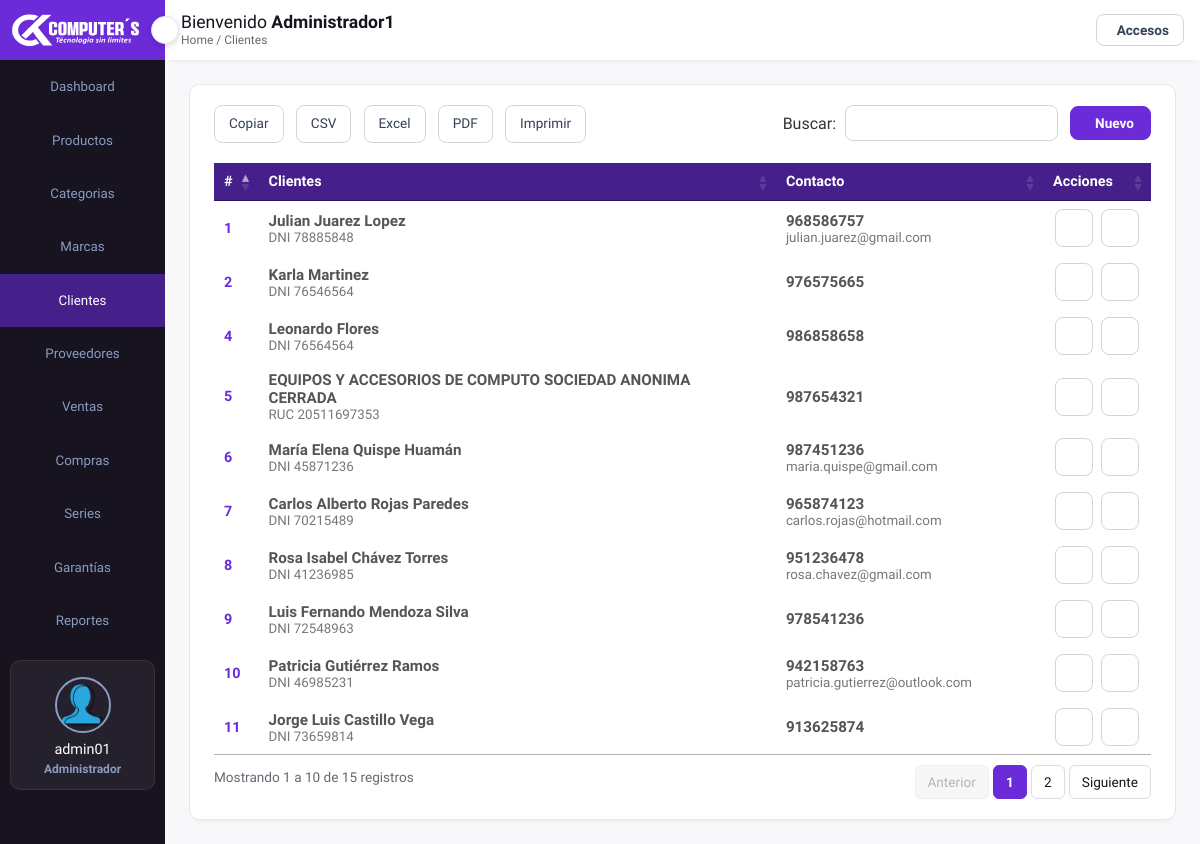
Page /frontend/clientes/mostrar.php (signed in) on the committed database.
### tables this page shows
CREATE TABLE `clientes` (
  `idcli` int(11) NOT NULL AUTO_INCREMENT,
  `tipd` varchar(25) NOT NULL,
  `nudoc` varchar(11) NOT NULL,
  `nocl` varchar(150) NOT NULL,
  `apcl` varchar(60) NOT NULL,
  `telfcl` char(9) NOT NULL DEFAULT '',
  `emailcl` varchar(100) DEFAULT NULL,
  `acepta_promos` tinyint(1) NOT NULL DEFAULT 0,
  `acepta_promos_on` datetime DEFAULT NULL COMMENT 'cuando autorizo recibir promociones',
  `state` tinyint(1) NOT NULL DEFAULT 1,
  `fere` timestamp NOT NULL DEFAULT current_timestamp() ON UPDATE current_timestamp(),
  PRIMARY KEY (`idcli`),
  UNIQUE KEY `uq_clientes_nudoc` (`nudoc`)
);

### backend/config/helpers.php (called while the page is built, shortened)
<?php
function e($valor)
{
    return htmlspecialchars((string)$valor, ENT_QUOTES, 'UTF-8');
}

### frontend/clientes/mostrar.php (the view, shortened to what this page needs)
<?php
require __DIR__ . '/../layout/cabecera.php';
?>
            <div class="page-content">
            <div class="records table-responsive">
                     <div class="record-header">
                        <div class="add">
                            <a href="nuevo.php" class="btn-primario btn-nuevo"><span class="las la-plus"></span> Nuevo</a>
                        </div>
                    </div>
                    <div>
                        <?php
require '../../backend/config/Conexion.php';
$sentencia = $connect->prepare("SELECT * FROM clientes WHERE state = 1 ORDER BY idcli DESC;");
 $sentencia->execute();
$data =  array();
if($sentencia){
  while($r = $sentencia->fetchObject()){
    $data[] = $r;
  }
}
     ?>
     <?php if(count($data)>0):?>
                        <table width="100%" id="example">
                            <thead>
                                <tr>
                                    <th>#</th>
                                    <th><span class="las la-sort"></span>Clientes</th>
                                    <th>Contacto</th>
                                    <th><span class="las la-sort"></span>Acciones</th>
                                </tr>
                            </thead>
                            <tbody>
                                <?php foreach($data as $d):?>
                                <tr>
                                    <td><?php echo e($d->idcli); ?></td>
                                    <td>
                                        <div class="client">
                                            <div class="client-info">
                                                <h4><?php echo e($d->nocl); ?>&nbsp;<?php echo e($d->apcl); ?></h4>
                                                <small><?php echo e(strtoupper($d->tipd) . ' ' . $d->nudoc); ?></small>
                                            </div>
                                        </div>
                                    </td>
                                    <td>
                                        <div class="client-info">
                                            <h4><?php echo $d->telfcl !== '' ? e($d->telfcl) : '—'; ?></h4>
                                            <small><?php echo e($d->emailcl ?? ''); ?><?php if ((int)$d->acepta_promos === 1): ?> <span class="las la-bullhorn" title="Acepta promociones"></span><?php endif; ?></small>
                                        </div>
                                    </td>
                                    <td>
                                       <a title="Actualizar" href="../clientes/editar.php?id=<?php echo e($d->idcli); ?>" class="btn-icono"><span class="las la-pen"></span></a>
                                     <form  onsubmit="return confirm('Realmente desea eliminar el registro?');" method='POST' action='<?php $_SERVER['PHP_SELF'] ?>'>
<button name='delete_customer' class="btn-icono peligro"><span class="las la-trash-alt"></span></button>
</form>
                                    </td>
                                </tr>
                                 <?php endforeach; ?>
                            </tbody>
                        </table>
                          <?php else:?>
                           <p class="sin-datos">Todavía no hay registros.</p>
    <?php endif; ?>
                    </div>
                </div>
            </div>
<?php require __DIR__ . '/../layout/pie.php'; ?>
</body>
</html>

### backend/css/admin.css (style rules this page uses)
:root { --main-color: #6C2BD9; --color-dark: #17131F; --text-grey: #6B6673; }
* { margin: 0; padding: 0; text-decoration: none; list-style-type: none; box-sizing: border-box; font-family: 'Lexend Deca', sans-serif; }
.page-content { padding: 1.5rem; min-height: calc(100vh - 60px); background: #F8F7FA; }
.records { box-shadow: 0px 5px 5px -5px rgb(0 0 0 / 10%); background: #fff; border-radius: 3px; }
input, button, select { outline: none; }
.table-responsive { width: 100%; overflow: auto; }
table { border-collapse: collapse; }
table thead tr { background: #45208A; }
table thead th { padding: 1rem 0rem; text-align: left; color: #fff; font-size: .9rem; }
table thead th:first-child { padding-left: 1rem; }
table tbody td { padding: 1rem 0rem; color: #444; }
table tbody td:first-child { padding-left: 1rem; color: var(--main-color); font-weight: 600; font-size: .9rem; }
table tbody tr { border-bottom: 1px solid #dee2e8; }
.client { display: flex; align-items: center; }
.client-info h4 { color: #555; font-size: .95rem; }
.client-info small { color: #777; }
td small { display: block; color: var(--text-grey); }
.btn-icono { width: 38px; height: 38px; display: inline-flex; align-items: center; justify-content: center; border: 1px solid #d0d5dd; border-radius: 8px; background: #fff; color: #344054; font-size: 1.2rem; cursor: pointer; transition: border-color 150ms, color 150ms, background 150ms; }
.btn-icono.peligro { color: #D92D20; }
html { background: #F8F7FA; }
.btn-primario, .btn-secundario { display: inline-flex; align-items: center; justify-content: center; gap: 8px; padding: 10px 20px; border-radius: 8px; font-size: .9rem; font-weight: 600; cursor: pointer; transition: background 150ms, border-color 150ms, color 150ms; }
.btn-primario { background: var(--main-color); border: 1px solid var(--main-color); color: #fff; }
td form { display: inline-flex; margin: 0; vertical-align: middle; }
td > .btn-icono, td form .btn-icono { margin: 0 2px; vertical-align: middle; }
td:has(> .btn-icono), td:has(> form > .btn-icono), td:has(> .acciones) { white-space: nowrap; }

### backend/css/tablas.css (style rules this page uses)
.dataTables_wrapper .btn-nuevo { order: 2; padding: 8px 16px; font-size: .85rem; }
.records { border: 1px solid #e4e7ec; border-radius: 10px; }

### rows in the picture
clientes: idcli "11", nocl "Jorge Luis", apcl "Castillo Vega", tipd+nudoc "DNI 73659814", telfcl "913625874"
clientes: idcli "10", nocl "Patricia", apcl "Gutiérrez Ramos", tipd+nudoc "DNI 46985231", telfcl "942158763", emailcl "patricia.gutierrez@outlook.com"
clientes: idcli "9", nocl "Luis Fernando", apcl "Mendoza Silva", tipd+nudoc "DNI 72548963", telfcl "978541236"
clientes: idcli "8", nocl "Rosa Isabel", apcl "Chávez Torres", tipd+nudoc "DNI 41236985", telfcl "951236478", emailcl "rosa.chavez@gmail.com"
clientes: idcli "7", nocl "Carlos Alberto", apcl "Rojas Paredes", tipd+nudoc "DNI 70215489", telfcl "965874123", emailcl "carlos.rojas@hotmail.com"
clientes: idcli "6", nocl "María Elena", apcl "Quispe Huamán", tipd+nudoc "DNI 45871236", telfcl "987451236", emailcl "maria.quispe@gmail.com"
clientes: idcli "5", nocl "EQUIPOS Y ACCESORIOS DE COMPUTO SOCIEDAD ANONIMA CERRADA", tipd+nudoc "RUC 20511697353", telfcl "987654321"
clientes: idcli "4", nocl "Leonardo", apcl "Flores", tipd+nudoc "DNI 76564564", telfcl "986858658"
clientes: idcli "2", nocl "Karla", apcl "Martinez", tipd+nudoc "DNI 76546564", telfcl "976575665"
clientes: idcli "1", nocl "Julian", apcl "Juarez Lopez", tipd+nudoc "DNI 78885848", telfcl "968586757", emailcl "julian.juarez@gmail.com"

### other values in the picture
$texto "Dashboard"
$texto "Productos"
$texto "Categorias"
$texto "Marcas"
$texto "Clientes"
$texto "Proveedores"
$texto "Ventas"
$texto "Compras"
$texto "Series"
$texto "Garantías"
$texto "Reportes"
$_SESSION['username'] "admin01"
nombre_rol(rol_actual()) "Administrador"
$_SESSION['nombre'] "Administrador1"
$migas "Clientes"
